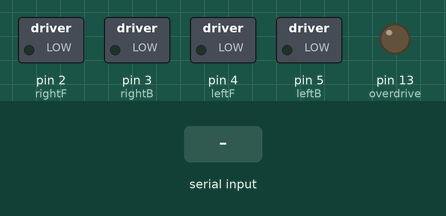
A sketch run on a simulated Arduino Uno, built with avr-gcc and run on an emulated ATmega328P. On the bench: switched loads named in the sketch (green lamp = pin HIGH), output pins drawn as LEDs (lit = HIGH). Inputs (shaded band) come from the test bench.

Above: at 1.2 s.
1.3 s: "F" received over Serial
At 2.1 s:
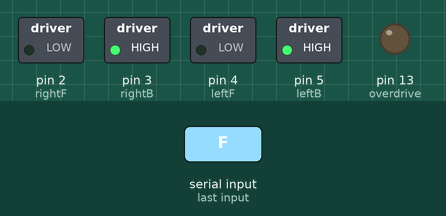
2.8 s: "B" received over Serial
At 3.2 s:
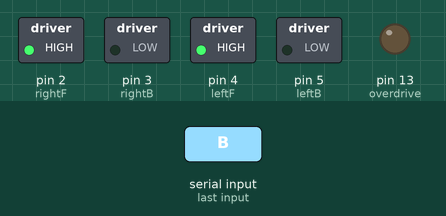
4.3 s: "L" received over Serial
At 5.5 s:
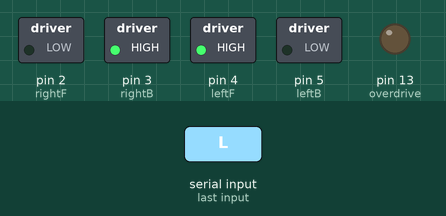
5.8 s: "R" received over Serial
At 6.7 s:
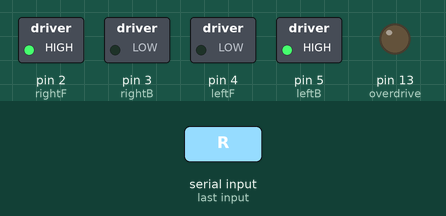
7.3 s: "W" received over Serial
At 7.8 s:
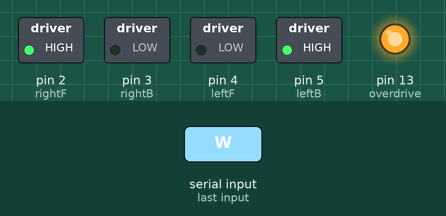
8.8 s: "S" received over Serial
At 10.2 s:
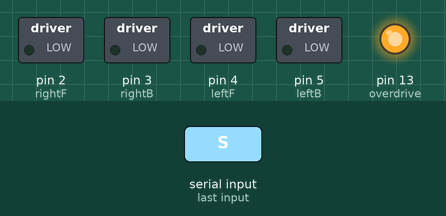
Timing chart, 0 to 11.3 s (numbered marks = the images above; inputs shaded):
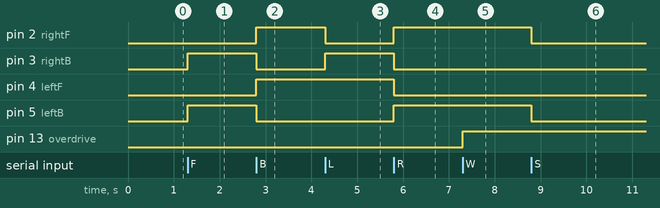

The sketch:

Bluetooth_Tankbot_New_.ino
```cpp
/*
Forward -> F
Backwards -> B
Left -> L
Right -> R
Forward Left -> G
Forward Right -> I
Back Left -> H
Back Right -> J
Stop -> S
Speed 0 -> 0
Speed 10 -> 0
Speed 20 -> 0
Speed 30 -> 0
Speed 40 -> 0
Speed 50 -> 0
Speed 60 -> 0
Speed 70 -> 0
Speed 80 -> 0
Speed 90 -> 0
Speed 100 -> q
Stop All -> D
*/


// Bluetooth Code
char dataIn='S';
char determinant;
char det;
bool vel = HIGH;

// Motor Ports
int rightF = 2;
int rightB = 3;
int leftF = 4;
int leftB = 5;

//int power = 4;     // Remove This To Enable Tollge Switch #2
int overdrive = 13; //Press Toggle Switch #1, the pin13 LED will light up

void setup()
{
  Serial.begin(9600);
  pinMode(overdrive, OUTPUT);

  pinMode(rightF, OUTPUT); // Right (Green)
  pinMode(rightB, OUTPUT); // Right (Blue)
  pinMode(leftF, OUTPUT); // Left (Green)
  pinMode(leftB, OUTPUT); // Right (Blue)

  digitalWrite(rightF, LOW);
  digitalWrite(rightB, LOW);
  digitalWrite(leftF, LOW);
  digitalWrite(leftB, LOW);
}

void backwards(bool vel)
{
  digitalWrite(rightF, LOW);
  digitalWrite(rightB, vel);
  digitalWrite(leftF, LOW);
  digitalWrite(leftB, vel);
}

void left(bool vel)
{
  digitalWrite(rightF, vel);
  digitalWrite(rightB, LOW);
  digitalWrite(leftF, LOW);
  digitalWrite(leftB, vel);
}

void right(bool vel)
{
  digitalWrite(rightF, LOW);
  digitalWrite(rightB, vel);
  digitalWrite(leftF, vel);
  digitalWrite(leftB, LOW);
}

void forward(bool vel)
{
  digitalWrite(rightF, vel);
  digitalWrite(rightB, LOW);
  digitalWrite(leftF, vel);
  digitalWrite(leftB, LOW);
}

void brake()
{
  digitalWrite(rightF, LOW);
  digitalWrite(rightB, LOW);
  digitalWrite(leftF, LOW);
  digitalWrite(leftB, LOW);
}

void loop()
{
      det = check();

      while(det == 'F')   // F, move forward
       {
         backwards(vel);
         det = check();
       }

      while(det == 'B')   // B, move back
       {
         forward(vel);
         det = check();
       }

      while(det == 'L')   // L, move wheels left
       {
         right(vel);
         det = check();
       }

      while(det == 'R')   // R, move wheels right
       {
          left(vel);
          det = check();
       }

//      while(det == 'I')   // I, turn right forward
//       {
//
//         det = check();
//       }
//
//      while(det == 'J')   // J, turn right back
//       {
//
//         det = check();
//       }
//
//      while(det == 'G')   // G, turn left forward
//       {
//
//         det = check();
//       }
//
//      while(det == 'H')   // H, turn left back
//       {
//
//         det = check();
//       }
//
      while(det == 'S')   // S, stop
       {
         brake();
         det = check();
       }

      //---------------------Toggle switch code------------------//
     /* while (det == 'U')
      {digitalWrite(power, HIGH);det = check();}
      while (det == 'u')
      {digitalWrite(power, LOW);det = check();}*/
      //---------------------Mains Power------------------//
      while (det == 'W')
      {digitalWrite(overdrive, HIGH);det = check();}
      while (det == 'w')
      {digitalWrite(overdrive, LOW);det = check();}
}

int check()
{
  if (Serial.available() > 0)
  {
     dataIn = Serial.read();
        if (dataIn == 'F')
        {
          determinant = 'F';
        }
        else if (dataIn == 'B')
        {
          determinant = 'B';
        }
        else if (dataIn == 'L')
        {
          determinant = 'L';
         }
        else if (dataIn == 'R')
        {
          determinant = 'R';
         }
        else if (dataIn == 'I')
        {
          determinant = 'I';
        }
        else if (dataIn == 'J')
        {
          determinant = 'J';
        }
        else if (dataIn == 'G')
        {
          determinant = 'G';
        }
        else if (dataIn == 'H')
        {
          determinant = 'H';
        }
        else if (dataIn == 'S')
        {
          determinant = 'S';
        }
        else if (dataIn == '0')
        {
          vel = HIGH;
        }
        else if (dataIn == '1')
        {
          vel = HIGH;
        }
        else if (dataIn == '2')
        {
          vel = HIGH;
        }
        else if (dataIn == '3')
        {
          vel = HIGH;
        }
        else if (dataIn == '4')
        {
          vel = HIGH;
        }
        else if (dataIn == '5')
        {
          vel = HIGH;
        }
        else if (dataIn == '6')
        {
          vel = HIGH;
        }
        else if (dataIn == '7')
        {
          vel = HIGH;
        }
        else if (dataIn == '8')
        {
          vel = HIGH;
        }
        else if (dataIn == '9')
        {
          vel = HIGH;
        }
        else if (dataIn == 'q')
        {
          vel = LOW;
        }
        else if (dataIn == 'U')
        {
          determinant = 'U';
        }
        else if (dataIn == 'u')
        {
          determinant = 'u';
        }
        else if (dataIn == 'W')
        {
          determinant = 'W';
        }
        else if (dataIn == 'w')
        {
          determinant = 'w';
        }
      }
    return determinant;
}
```

Measured:
- after the input at 1.3 s, pin 3 (rightB), pin 5 (leftB): LOW → HIGH at once
- after the input at 2.8 s, pin 2 (rightF), pin 4 (leftF): LOW → HIGH at once; pin 3 (rightB), pin 5 (leftB): HIGH → LOW at once
- after the input at 4.3 s, pin 2 (rightF): HIGH → LOW at once; pin 3 (rightB): LOW → HIGH at once
- after the input at 5.8 s, pin 2 (rightF), pin 5 (leftB): LOW → HIGH at once; pin 3 (rightB), pin 4 (leftF): HIGH → LOW at once
- after the input at 7.3 s, pin 13 (overdrive): LOW → HIGH at once
- after the input at 8.8 s, pin 2 (rightF), pin 5 (leftB): HIGH → LOW at once
